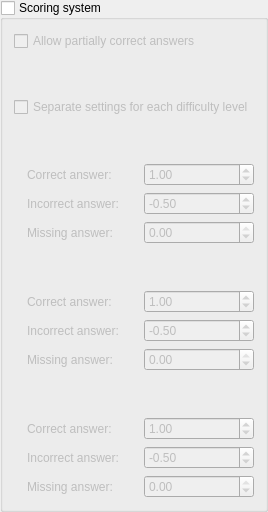
         <widget class="QGroupBox" name="TSScoringSystemGroupBox">
          <property name="title">
           <string>Scoring system</string>
          </property>
          <property name="checkable">
           <bool>true</bool>
          </property>
          <property name="checked">
           <bool>false</bool>
          </property>
          <layout class="QGridLayout">
           <item row="0" column="0" colspan="3">
            <widget class="QCheckBox" name="TSAllowIncompleteAnswersCheckBox">
             <property name="statusTip">
              <string>Allow giving points for partially correct answers (this affects multiple choice questions only)</string>
             </property>
             <property name="text">
              <string>Allow partially correct answers</string>
             </property>
             <property name="checked">
              <bool>false</bool>
             </property>
            </widget>
           </item>
           <item row="2" column="0" colspan="3">
            <widget class="QCheckBox" name="TSSeparateSettingsForDifficultyLevelsCheckBox">
             <property name="text">
              <string>Separate settings for each difficulty level</string>
             </property>
            </widget>
           </item>
           <item row="4" column="1">
            <widget class="QLabel" name="label_easy_correctanswer">
             <property name="text">
              <string>Correct answer:</string>
             </property>
            </widget>
           </item>
           <item row="4" column="2">
            <widget class="QDoubleSpinBox" name="TSEasyCorrectAnswerSpinBox">
             <property name="sizePolicy">
              <sizepolicy hsizetype="Preferred" vsizetype="Fixed">
               <horstretch>0</horstretch>
               <verstretch>0</verstretch>
              </sizepolicy>
             </property>
             <property name="statusTip">
              <string>Specify the amount of points given for a correct answer</string>
             </property>
             <property name="maximum">
              <double>9.000000000000000</double>
             </property>
             <property name="value">
              <double>1.000000000000000</double>
             </property>
            </widget>
           </item>
           <item row="5" column="1">
            <widget class="QLabel" name="label_easy_incorrectanswer">
             <property name="text">
              <string>Incorrect answer:</string>
             </property>
            </widget>
           </item>
           <item row="5" column="2">
            <widget class="QDoubleSpinBox" name="TSEasyIncorrectAnswerSpinBox">
             <property name="sizePolicy">
              <sizepolicy hsizetype="Preferred" vsizetype="Fixed">
               <horstretch>0</horstretch>
               <verstretch>0</verstretch>
              </sizepolicy>
             </property>
             <property name="statusTip">
              <string>Specify the amount of points taken for an incorrect answer</string>
             </property>
             <property name="minimum">
              <double>-9.000000000000000</double>
             </property>
             <property name="maximum">
              <double>0.000000000000000</double>
             </property>
             <property name="singleStep">
              <double>0.100000000000000</double>
             </property>
             <property name="value">
              <double>-0.500000000000000</double>
             </property>
            </widget>
           </item>
           <item row="6" column="1">
            <widget class="QLabel" name="label_easy_missinganswer">
             <property name="text">
              <string>Missing answer:</string>
             </property>
            </widget>
           </item>
           <item row="6" column="2">
            <widget class="QDoubleSpinBox" name="TSEasyMissingAnswerSpinBox">
             <property name="sizePolicy">
              <sizepolicy hsizetype="Preferred" vsizetype="Fixed">
               <horstretch>0</horstretch>
               <verstretch>0</verstretch>
              </sizepolicy>
             </property>
             <property name="statusTip">
              <string>Specify the amount of points taken for each missing answer</string>
             </property>
             <property name="minimum">
              <double>-9.000000000000000</double>
             </property>
             <property name="maximum">
              <double>0.000000000000000</double>
             </property>
             <property name="singleStep">
              <double>0.100000000000000</double>
             </property>
            </widget>
           </item>
           <item row="8" column="1">
            <widget class="QLabel" name="label_medium_correctanswer">
             <property name="enabled">
              <bool>false</bool>
             </property>
             <property name="text">
              <string>Correct answer:</string>
             </property>
            </widget>
           </item>
           <item row="8" column="2">
            <widget class="QDoubleSpinBox" name="TSMediumCorrectAnswerSpinBox">
             <property name="enabled">
              <bool>false</bool>
             </property>
             <property name="sizePolicy">
              <sizepolicy hsizetype="Preferred" vsizetype="Fixed">
               <horstretch>0</horstretch>
               <verstretch>0</verstretch>
              </sizepolicy>
             </property>
             <property name="statusTip">
              <string>Specify the amount of points given for a correct answer</string>
             </property>
             <property name="maximum">
              <double>9.000000000000000</double>
             </property>
             <property name="value">
              <double>1.000000000000000</double>
             </property>
            </widget>
           </item>
           <item row="9" column="1">
            <widget class="QLabel" name="label_medium_incorrectanswer">
             <property name="enabled">
              <bool>false</bool>
             </property>
             <property name="text">
              <string>Incorrect answer:</string>
             </property>
            </widget>
           </item>
           <item row="9" column="2">
            <widget class="QDoubleSpinBox" name="TSMediumIncorrectAnswerSpinBox">
             <property name="enabled">
              <bool>false</bool>
             </property>
             <property name="sizePolicy">
              <sizepolicy hsizetype="Preferred" vsizetype="Fixed">
               <horstretch>0</horstretch>
               <verstretch>0</verstretch>
              </sizepolicy>
             </property>
             <property name="statusTip">
              <string>Specify the amount of points taken for an incorrect answer</string>
             </property>
             <property name="minimum">
              <double>-9.000000000000000</double>
             </property>
             <property name="maximum">
              <double>0.000000000000000</double>
             </property>
             <property name="singleStep">
              <double>0.100000000000000</double>
             </property>
             <property name="value">
              <double>-0.500000000000000</double>
             </property>
            </widget>
           </item>
           <item row="10" column="1">
            <widget class="QLabel" name="label_medium_missinganswer">
             <property name="enabled">
              <bool>false</bool>
             </property>
             <property name="text">
              <string>Missing answer:</string>
             </property>
            </widget>
           </item>
           <item row="10" column="2">
            <widget class="QDoubleSpinBox" name="TSMediumMissingAnswerSpinBox">
             <property name="enabled">
              <bool>false</bool>
             </property>
             <property name="sizePolicy">
              <sizepolicy hsizetype="Preferred" vsizetype="Fixed">
               <horstretch>0</horstretch>
               <verstretch>0</verstretch>
              </sizepolicy>
             </property>
             <property name="statusTip">
              <string>Specify the amount of points taken for each missing answer</string>
             </property>
             <property name="minimum">
              <double>-9.000000000000000</double>
             </property>
             <property name="maximum">
              <double>0.000000000000000</double>
             </property>
             <property name="singleStep">
              <double>0.100000000000000</double>
             </property>
            </widget>
           </item>
           <item row="12" column="1">
            <widget class="QLabel" name="label_difficult_correctanswer">
             <property name="enabled">
              <bool>false</bool>
             </property>
             <property name="text">
              <string>Correct answer:</string>
             </property>
            </widget>
           </item>
           <item row="12" column="2">
            <widget class="QDoubleSpinBox" name="TSDifficultCorrectAnswerSpinBox">
             <property name="enabled">
              <bool>false</bool>
             </property>
             <property name="sizePolicy">
              <sizepolicy hsizetype="Preferred" vsizetype="Fixed">
               <horstretch>0</horstretch>
               <verstretch>0</verstretch>
              </sizepolicy>
             </property>
             <property name="statusTip">
              <string>Specify the amount of points given for a correct answer</string>
             </property>
             <property name="maximum">
              <double>9.000000000000000</double>
             </property>
             <property name="value">
              <double>1.000000000000000</double>
             </property>
            </widget>
           </item>
           <item row="13" column="1">
            <widget class="QLabel" name="label_difficult_incorrectanswer">
             <property name="enabled">
              <bool>false</bool>
             </property>
             <property name="text">
              <string>Incorrect answer:</string>
             </property>
            </widget>
           </item>
           <item row="13" column="2">
            <widget class="QDoubleSpinBox" name="TSDifficultIncorrectAnswerSpinBox">
             <property name="enabled">
              <bool>false</bool>
             </property>
             <property name="sizePolicy">
              <sizepolicy hsizetype="Preferred" vsizetype="Fixed">
               <horstretch>0</horstretch>
               <verstretch>0</verstretch>
              </sizepolicy>
             </property>
             <property name="statusTip">
              <string>Specify the amount of points taken for an incorrect answer</string>
             </property>
             <property name="minimum">
              <double>-9.000000000000000</double>
             </property>
             <property name="maximum">
              <double>0.000000000000000</double>
             </property>
             <property name="singleStep">
              <double>0.100000000000000</double>
             </property>
             <property name="value">
              <double>-0.500000000000000</double>
             </property>
            </widget>
           </item>
           <item row="14" column="1">
            <widget class="QLabel" name="label_difficult_missinganswer">
             <property name="enabled">
              <bool>false</bool>
             </property>
             <property name="text">
              <string>Missing answer:</string>
             </property>
            </widget>
           </item>
           <item row="14" column="2">
            <widget class="QDoubleSpinBox" name="TSDifficultMissingAnswerSpinBox">
             <property name="enabled">
              <bool>false</bool>
             </property>
             <property name="sizePolicy">
              <sizepolicy hsizetype="Preferred" vsizetype="Fixed">
               <horstretch>0</horstretch>
               <verstretch>0</verstretch>
              </sizepolicy>
             </property>
             <property name="statusTip">
              <string>Specify the amount of points taken for each missing answer</string>
             </property>
             <property name="minimum">
              <double>-9.000000000000000</double>
             </property>
             <property name="maximum">
              <double>0.000000000000000</double>
             </property>
             <property name="singleStep">
              <double>0.100000000000000</double>
             </property>
            </widget>
           </item>
           <item row="4" column="0">
            <widget class="QLabel" name="label_easy_icon1">
             <property name="enabled">
              <bool>false</bool>
             </property>
             <property name="sizePolicy">
              <sizepolicy hsizetype="Fixed" vsizetype="Fixed">
               <horstretch>0</horstretch>
               <verstretch>0</verstretch>
              </sizepolicy>
             </property>
             <property name="text">
              <string/>
             </property>
             <property name="pixmap">
              <pixmap resource="resources.qrc">:/images/images/easy.png</pixmap>
             </property>
            </widget>
           </item>
           <item row="5" column="0">
            <widget class="QLabel" name="label_easy_icon2">
             <property name="enabled">
              <bool>false</bool>
             </property>
             <property name="sizePolicy">
              <sizepolicy hsizetype="Fixed" vsizetype="Fixed">
               <horstretch>0</horstretch>
               <verstretch>0</verstretch>
              </sizepolicy>
             </property>
             <property name="text">
              <string/>
             </property>
             <property name="pixmap">
              <pixmap resource="resources.qrc">:/images/images/easy.png</pixmap>
             </property>
            </widget>
           </item>
           <item row="6" column="0">
            <widget class="QLabel" name="label_easy_icon3">
             <property name="enabled">
              <bool>false</bool>
             </property>
             <property name="sizePolicy">
              <sizepolicy hsizetype="Fixed" vsizetype="Fixed">
               <horstretch>0</horstretch>
               <verstretch>0</verstretch>
              </sizepolicy>
             </property>
             <property name="text">
              <string/>
             </property>
             <property name="pixmap">
              <pixmap resource="resources.qrc">:/images/images/easy.png</pixmap>
             </property>
            </widget>
           </item>
           <item row="8" column="0">
            <widget class="QLabel" name="label_medium_icon1">
             <property name="enabled">
              <bool>false</bool>
             </property>
             <property name="sizePolicy">
              <sizepolicy hsizetype="Fixed" vsizetype="Fixed">
               <horstretch>0</horstretch>
               <verstretch>0</verstretch>
              </sizepolicy>
             </property>
             <property name="text">
              <string/>
             </property>
             <property name="pixmap">
              <pixmap resource="resources.qrc">:/images/images/medium.png</pixmap>
             </property>
            </widget>
           </item>
           <item row="9" column="0">
            <widget class="QLabel" name="label_medium_icon2">
             <property name="enabled">
              <bool>false</bool>
             </property>
             <property name="sizePolicy">
              <sizepolicy hsizetype="Fixed" vsizetype="Fixed">
               <horstretch>0</horstretch>
               <verstretch>0</verstretch>
              </sizepolicy>
             </property>
             <property name="text">
              <string/>
             </property>
             <property name="pixmap">
              <pixmap resource="resources.qrc">:/images/images/medium.png</pixmap>
             </property>
            </widget>
           </item>
           <item row="10" column="0">
            <widget class="QLabel" name="label_medium_icon3">
             <property name="enabled">
              <bool>false</bool>
             </property>
             <property name="sizePolicy">
              <sizepolicy hsizetype="Fixed" vsizetype="Fixed">
               <horstretch>0</horstretch>
               <verstretch>0</verstretch>
              </sizepolicy>
             </property>
             <property name="text">
              <string/>
             </property>
             <property name="pixmap">
              <pixmap resource="resources.qrc">:/images/images/medium.png</pixmap>
             </property>
            </widget>
           </item>
           <item row="12" column="0">
            <widget class="QLabel" name="label_difficult_icon1">
             <property name="enabled">
              <bool>false</bool>
             </property>
             <property name="sizePolicy">
              <sizepolicy hsizetype="Fixed" vsizetype="Fixed">
               <horstretch>0</horstretch>
               <verstretch>0</verstretch>
              </sizepolicy>
             </property>
             <property name="text">
              <string/>
             </property>
             <property name="pixmap">
              <pixmap resource="resources.qrc">:/images/images/difficult.png</pixmap>
             </property>
            </widget>
           </item>
           <item row="13" column="0">
            <widget class="QLabel" name="label_difficult_icon2">
             <property name="enabled">
              <bool>false</bool>
             </property>
             <property name="sizePolicy">
              <sizepolicy hsizetype="Fixed" vsizetype="Fixed">
               <horstretch>0</horstretch>
               <verstretch>0</verstretch>
              </sizepolicy>
             </property>
             <property name="text">
              <string/>
             </property>
             <property name="pixmap">
              <pixmap resource="resources.qrc">:/images/images/difficult.png</pixmap>
             </property>
            </widget>
           </item>
           <item row="14" column="0">
            <widget class="QLabel" name="label_difficult_icon3">
             <property name="enabled">
              <bool>false</bool>
             </property>
             <property name="sizePolicy">
              <sizepolicy hsizetype="Fixed" vsizetype="Fixed">
               <horstretch>0</horstretch>
               <verstretch>0</verstretch>
              </sizepolicy>
             </property>
             <property name="text">
              <string/>
             </property>
             <property name="pixmap">
              <pixmap resource="resources.qrc">:/images/images/difficult.png</pixmap>
             </property>
            </widget>
           </item>
           <item row="11" column="0" colspan="3">
            <spacer>
             <property name="orientation">
              <enum>Qt::Vertical</enum>
             </property>
             <property name="sizeHint" stdset="0">
              <size>
               <width>20</width>
               <height>40</height>
              </size>
             </property>
            </spacer>
           </item>
           <item row="7" column="0" colspan="3">
            <spacer>
             <property name="orientation">
              <enum>Qt::Vertical</enum>
             </property>
             <property name="sizeHint" stdset="0">
              <size>
               <width>20</width>
               <height>40</height>
              </size>
             </property>
            </spacer>
           </item>
           <item row="3" column="0" colspan="3">
            <spacer>
             <property name="orientation">
              <enum>Qt::Vertical</enum>
             </property>
             <property name="sizeHint" stdset="0">
              <size>
               <width>20</width>
               <height>40</height>
              </size>
             </property>
            </spacer>
           </item>
           <item row="1" column="0" colspan="3">
            <spacer>
             <property name="orientation">
              <enum>Qt::Vertical</enum>
             </property>
             <property name="sizeHint" stdset="0">
              <size>
               <width>20</width>
               <height>40</height>
              </size>
             </property>
            </spacer>
           </item>
          </layout>
         </widget>
